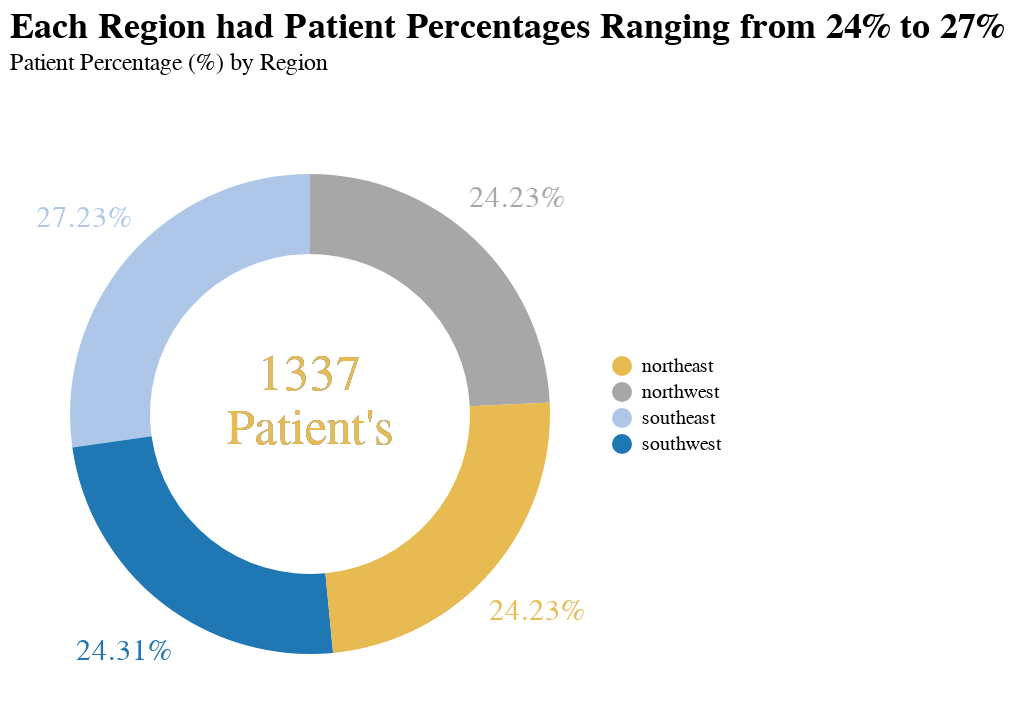

Notebook code for this chart:
### Code cell
# Set color
color_scale = alt.Scale(
    domain=['northeast', 'northwest', 'southeast', 'southwest'],
    range=['#e7ba52', '#a7a7a7', '#aec7e8', '#1f77b4']
)

# Membuat basis grafik
base = alt.Chart(source).encode(
    alt.Theta("pct").stack(True),
    alt.Color("region")
        .title(None)
        .scale(color_scale)
        .legend(orient='none', legendX=300, legendY=120),
    order='pct',
)

# Membuat pie chart
pie = base.mark_arc(outerRadius=120, innerRadius=80)

# Membuat teks persentase
pct = base.mark_text(radius=150, size=15).encode(
    text=alt.Text('pct', format='.2%'),)

# Membuat teks total pasien
annotation = base.mark_text(
    text=['1337', "Patient's"],
    align='center',
    font='Calibri',
    fontSize=25,
    dy=-20,
)
# Menggabungkan chart dengan teks
(pie + pct + annotation).properties(
    title=alt.Title(
        "Each Region had Patient Percentages Ranging from 24% to 27%",
        subtitle='Patient Percentage (%) by Region',
        anchor='start',
        font='Calibri',
        fontSize=18,
        offset=20,
    ),
    width=300, height=300
)

### Figure 1 — Vega-Lite specification as saved in the notebook (floating-point values rounded to 4 significant figures)
{"config": {"view": {"continuousWidth": 300, "continuousHeight": 300}}, "layer": [{"mark": {"type": "arc", "innerRadius": 80, "outerRadius": 120}, "encoding": {"color": {"field": "region", "legend": {"orient": "none", "legendX": 300, "legendY": 120}, "scale": {"domain": ["northeast", "northwest", "southeast", "southwest"], "range": ["#e7ba52", "#a7a7a7", "#aec7e8", "#1f77b4"]}, "title": null, "type": "nominal"}, "order": {"field": "pct", "type": "quantitative"}, "theta": {"field": "pct", "stack": true, "type": "quantitative"}}}, {"mark": {"type": "text", "radius": 150, "size": 15}, "encoding": {"color": {"field": "region", "legend": {"orient": "none", "legendX": 300, "legendY": 120}, "scale": {"domain": ["northeast", "northwest", "southeast", "southwest"], "range": ["#e7ba52", "#a7a7a7", "#aec7e8", "#1f77b4"]}, "title": null, "type": "nominal"}, "order": {"field": "pct", "type": "quantitative"}, "text": {"field": "pct", "format": ".2%", "type": "quantitative"}, "theta": {"field": "pct", "stack": true, "type": "quantitative"}}}, {"mark": {"type": "text", "align": "center", "dy": -20, "font": "Calibri", "fontSize": 25, "text": ["1337", "Patient's"]}, "encoding": {"color": {"field": "region", "legend": {"orient": "none", "legendX": 300, "legendY": 120}, "scale": {"domain": ["northeast", "northwest", "southeast", "southwest"], "range": ["#e7ba52", "#a7a7a7", "#aec7e8", "#1f77b4"]}, "title": null, "type": "nominal"}, "order": {"field": "pct", "type": "quantitative"}, "theta": {"field": "pct", "stack": true, "type": "quantitative"}}}], "data": {"name": "data-446406829ae6f2e635a0a97e62a38a66"}, "height": 300, "title": {"text": "Each Region had Patient Percentages Ranging from 24% to 27%", "anchor": "start", "font": "Calibri", "fontSize": 18, "offset": 20, "subtitle": "Patient Percentage (%) by Region"}, "width": 300, "$schema": "https://vega.github.io/schema/vega-lite/v5.8.0.json", "datasets": {"data-446406829ae6f2e635a0a97e62a38a66": [{"region": "southeast", "pct": 0.2723}, {"region": "southwest", "pct": 0.2431}, {"region": "northwest", "pct": 0.2423}, {"region": "northeast", "pct": 0.2423}]}}
